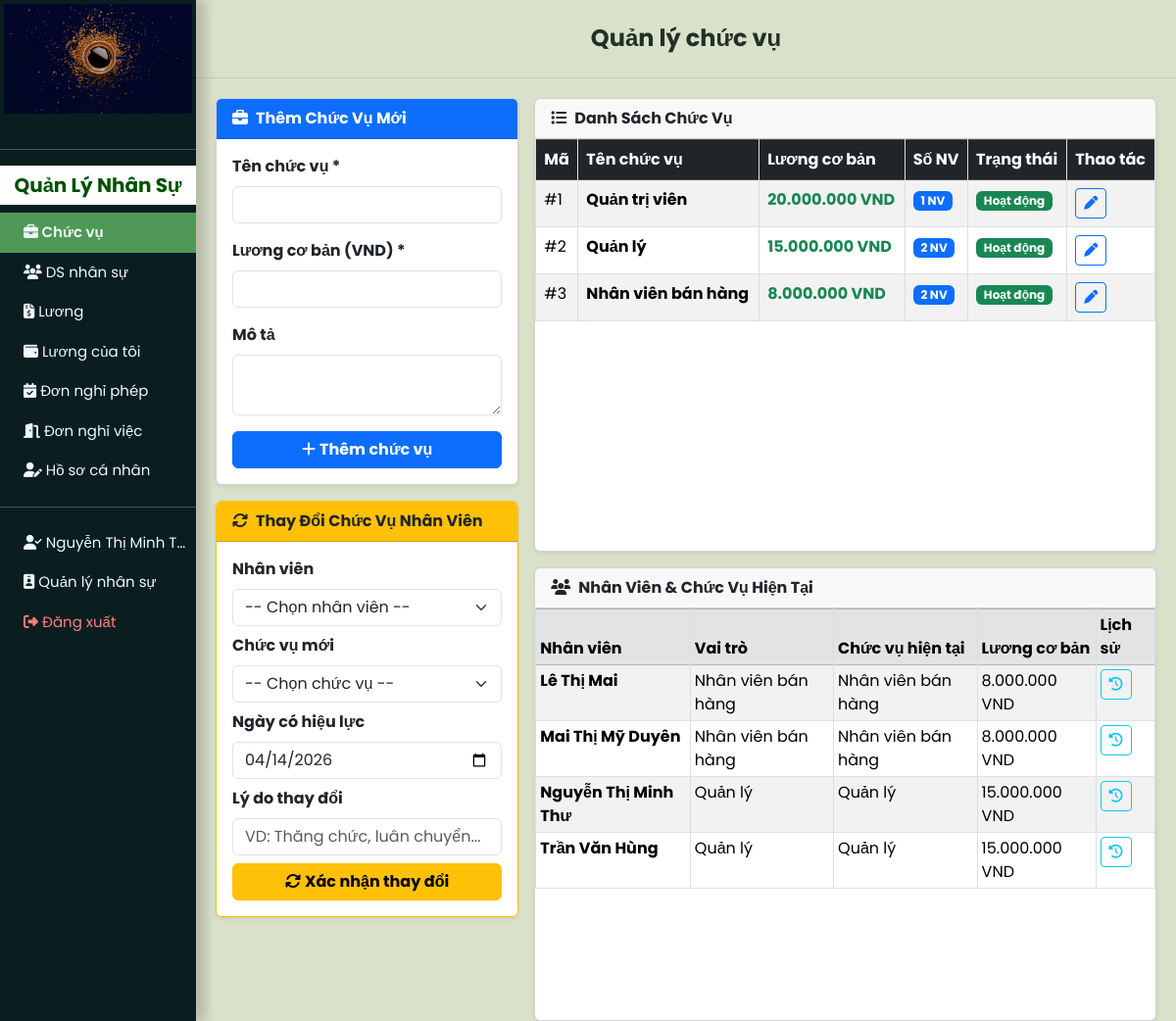
/user_page.php?chucvu (signed in), run on the app's committed database.
### tables this page shows
CREATE TABLE `accounts` (
  `account_id` int(11) NOT NULL,
  `full_name` varchar(150) NOT NULL,
  `email` varchar(150) NOT NULL,
  `password` varchar(255) NOT NULL,
  `role_id` int(11) NOT NULL DEFAULT 3,
  `position_id` int(11) DEFAULT NULL,
  `phone` varchar(20) DEFAULT NULL,
  `address` text DEFAULT NULL,
  `birth_date` date DEFAULT NULL,
  `gender` enum('nam','ná»¯','khÃ¡c') DEFAULT NULL,
  `hr_status` enum('active','resigned','on_leave') NOT NULL DEFAULT 'active',
  `system_status` enum('active','locked','disabled','pending') NOT NULL DEFAULT 'pending',
  `hire_date` date DEFAULT NULL,
  `created_at` timestamp NULL DEFAULT current_timestamp(),
  `updated_at` timestamp NULL DEFAULT current_timestamp() ON UPDATE current_timestamp()
);

CREATE TABLE `positions` (
  `position_id` int(11) NOT NULL,
  `position_name` varchar(100) NOT NULL,
  `base_salary` bigint(20) NOT NULL DEFAULT 0,
  `description` text DEFAULT NULL,
  `is_active` tinyint(1) NOT NULL DEFAULT 1,
  `created_at` timestamp NULL DEFAULT current_timestamp(),
  `updated_at` timestamp NULL DEFAULT current_timestamp() ON UPDATE current_timestamp()
);

CREATE TABLE `roles` (
  `id` int(11) NOT NULL,
  `name` varchar(50) NOT NULL,
  `display_name` varchar(100) NOT NULL DEFAULT ''
);

### src/views/chucvu.php (the view, shortened to what the rows shown need)
<?php
global $conn;
$positions_sql = "SELECT p.*, (SELECT COUNT(*) FROM accounts a WHERE a.position_id = p.position_id AND a.hr_status='active') AS employee_count
                  FROM positions p
                  WHERE p.position_id != 4
                  ORDER BY p.is_active DESC, p.base_salary DESC";
$pos_result = mysqli_query($conn, $positions_sql);
$positions = $pos_result ? mysqli_fetch_all($pos_result, MYSQLI_ASSOC) : [];
$emp_sql = "SELECT a.account_id, a.full_name, r.display_name AS role_name,
                   p.position_name AS current_position, p.position_id AS current_position_id
            FROM accounts a
            JOIN roles r ON r.id = a.role_id
            LEFT JOIN positions p ON p.position_id = a.position_id
            WHERE a.hr_status = 'active' AND a.role_id != 1 AND a.position_id != 4
            ORDER BY a.full_name";
$emp_result = mysqli_query($conn, $emp_sql);
$employees = $emp_result ? mysqli_fetch_all($emp_result, MYSQLI_ASSOC) : [];
?>
<div class="dash_board px-2">
    <div class="container-fluid">
        <div class="row g-3 mt-1">
            <div class="col-lg-8">
                <div class="card shadow-sm">
                    <div class="card-body p-0">
                        <table class="table table-striped table-hover table-bordered mb-0 text-center">
                            <thead class="table-dark">
                                <tr>
                                    <th>Mã</th>
                                    <th>Tên chức vụ</th>
                                    <th>Lương cơ bản</th>
                                    <th>Số NV</th>
                                    <th>Trạng thái</th>
                                    <th>Thao tác</th>
                                </tr>
                            </thead>
                            <tbody>
                                <?php foreach ($positions as $pos): ?>
                                <tr class="<?= !$pos['is_active'] ? 'table-secondary' : '' ?>">
                                    <td>#<?= $pos['position_id'] ?></td>
                                    <td class="text-start fw-bold"><?= htmlspecialchars($pos['position_name']) ?></td>
                                    <td class="text-success fw-bold"><?= number_format($pos['base_salary'],0,',','.') ?> VND</td>
                                    <td><span class="badge text-bg-primary"><?= $pos['employee_count'] ?> NV</span></td>
                                    <td>
                                        <span class="badge text-bg-<?= $pos['is_active'] ? 'success' : 'secondary' ?>">
                                            <?= $pos['is_active'] ? 'Hoạt động' : 'Ngừng' ?>
                                        </span>
                                    </td>
                                    <td>
                                        <a href="user_page.php?chucvu&edit_id=<?= $pos['position_id'] ?>"
                                           class="btn btn-sm btn-outline-primary">
                                            <i class="fa-solid fa-pen"></i>
                                        </a>
                                    </td>
                                </tr>
                                <?php endforeach; ?>
                            </tbody>
                        </table>
                    </div>
                </div>
                <div class="card shadow-sm mt-3">
                    <div class="card-body p-0">
                        <table class="table table-sm table-striped table-bordered mb-0 text-center">
                            <thead class="table-secondary">
                                <tr><th>Nhân viên</th><th>Vai trò</th><th>Chức vụ hiện tại</th><th>Lương cơ bản</th><th>Lịch sử</th></tr>
                            </thead>
                            <tbody>
                                <?php foreach ($employees as $emp): ?>
                                <tr>
                                    <td class="text-start fw-bold"><?= htmlspecialchars($emp['full_name']) ?></td>
                                    <td><?= htmlspecialchars($emp['role_name']) ?></td>
                                    <td><?= htmlspecialchars($emp['current_position'] ?? '<span class="text-muted">Chưa phân công</span>') ?></td>
                                    <td>
                                        <?php
                                        if ($emp['current_position_id']) {
                                            $ps = array_filter($positions, fn($p)=>$p['position_id']==$emp['current_position_id']);
                                            $ps = array_values($ps);
                                            echo $ps ? number_format($ps[0]['base_salary'],0,',','.') . ' VND' : '-';
                                        } else echo '-';
                                        ?>
                                    </td>
                                    <td>
                                        <button class="btn btn-xs btn-outline-info btn-sm"
                                                onclick="viewHistory(<?= $emp['account_id'] ?>, '<?= htmlspecialchars($emp['full_name'], ENT_QUOTES) ?>')">
                                            <i class="fa-solid fa-clock-rotate-left"></i>
                                        </button>
                                    </td>
                                </tr>
                                <?php endforeach; ?>
                            </tbody>
                        </table>
                    </div>
                </div>
            </div>
        </div>
    </div>
</div>
</div>
</div>

### src/views/layouts/user_layout_start.php (shortened to what the rows shown need)
<!DOCTYPE html>
<html lang="en">
<head>
    <link href="https://cdn.jsdelivr.net/npm/bootstrap@5.3.3/dist/css/bootstrap.min.css" rel="stylesheet" />
    <link rel="stylesheet" href="https://cdnjs.cloudflare.com/ajax/libs/font-awesome/6.5.1/css/all.min.css" />
    <link rel="stylesheet" href="css/style.css" />
</head>
<?php
$roleName = currentRole();
$isManagerRole = $roleName === AppRole::MANAGER;
?>
<?php
$currentTitle = 'COFFEE SHOP';
if (isset($_GET['home'])) {
    $currentTitle = 'COFFEE SHOP';
} elseif (isset($_GET['dashboard'])) {
    $currentTitle = 'COFFEE SHOP';
} elseif (isset($_GET['sanpham'])) {
    $currentTitle = 'Sản phẩm';
} elseif (isset($_GET['phieunhap'])) {
    $currentTitle = 'Phiếu nhập kho';
} elseif (isset($_GET['phieuxuat'])) {
    $currentTitle = 'Phiếu xuất kho';
} elseif (isset($_GET['kho_thongke'])) {
    $currentTitle = 'Thống kê tồn kho';
} elseif (isset($_GET['baocao_kho'])) {
    $currentTitle = 'Báo cáo kho';
} elseif (isset($_GET['baocao_kinhdoanh'])) {
    $currentTitle = 'Báo cáo kinh doanh';
} elseif (isset($_GET['baocao_nhansu'])) {
    $currentTitle = 'Báo cáo nhân sự';
} elseif (isset($_GET['nhacungcap'])) {
    $currentTitle = 'Quản lý nhà cung cấp';
} elseif (isset($_GET['loai'])) {
    $currentTitle = 'Loại sản phẩm';
} elseif (isset($_GET['donhang'])) {
    $currentTitle = 'Đơn hàng';
} elseif (isset($_GET['khachhang'])) {
    $currentTitle = 'Khách hàng';
} elseif (isset($_GET['nhansu'])) {
    $currentTitle = 'Nhân sự';
} elseif (isset($_GET['chucvu'])) {
    $currentTitle = 'Quản lý chức vụ';
} elseif (isset($_GET['bangluong'])) {
    $currentTitle = 'Bảng lương';
} elseif (isset($_GET['luong_ca_nhan'])) {
    $currentTitle = 'Lương của tôi';
} elseif (isset($_GET['donnghi'])) {
    $currentTitle = 'Đơn nghỉ phép';
} elseif (isset($_GET['donnghiviec'])) {
    $currentTitle = 'Đơn nghỉ việc';
} elseif (isset($_GET['profile'])) {
    $currentTitle = 'Hồ sơ cá nhân';
} elseif (isset($_GET['thongke'])) {
    $currentTitle = 'Thống kê';
}
?>
<body class="app-shell">
    <div class="nav-side p-0">
        <div class="logo p-1 justify-content-center text-center">
            <a href="user_page.php?home"> <img src="img/logo.jpg" alt="Logo"></a>
        </div>
        <div class="navs pt-3">
        </div>
        <?php if ($isManagerRole) : ?>
            <hr>
            <div class="container-fluid admin-head">
                <h5 class="text-center py-2 fw-bold">Quản Lý Nhân Sự</h5>
            </div>
            <div class="navs text-center p-0">
                <div class="container-fluid">
                    <a class="text-truncate <?= isset($_GET['chucvu']) ? 'active' : '' ?>"
                       href="user_page.php?chucvu"><i class="fa-solid fa-briefcase"></i> Chức vụ</a>
                </div>
                <div class="container-fluid">
                    <a class="text-truncate <?= isset($_GET['nhansu']) ? 'active' : '' ?>"
                       href="user_page.php?nhansu"><i class="fa-solid fa-users"></i> DS nhân sự</a>
                </div>
                <div class="container-fluid">
                    <a class="text-truncate <?= isset($_GET['bangluong']) ? 'active' : '' ?>"
                       href="user_page.php?bangluong"><i class="fa-solid fa-file-invoice-dollar"></i> Lương</a>
                </div>
                <div class="container-fluid">
                    <a class="text-truncate <?= isset($_GET['luong_ca_nhan']) ? 'active' : '' ?>"
                       href="user_page.php?luong_ca_nhan"><i class="fa-solid fa-wallet"></i> Lương của tôi</a>
                </div>
                <div class="container-fluid">
                    <a class="text-truncate <?= isset($_GET['donnghi']) ? 'active' : '' ?>"
                       href="user_page.php?donnghi">
                        <i class="fa-solid fa-calendar-check"></i> Đơn nghỉ phép
                    </a>
                </div>
                <div class="container-fluid">
                    <a class="text-truncate <?= isset($_GET['donnghiviec']) ? 'active' : '' ?>"
                       href="user_page.php?donnghiviec"><i class="fa-solid fa-door-open"></i> Đơn nghỉ việc</a>
                </div>
                <div class="container-fluid">
                    <a class="text-truncate <?= isset($_GET['profile']) ? 'active' : '' ?>"
                       href="user_page.php?profile"><i class="fa-solid fa-user-pen"></i> Hồ sơ cá nhân</a>
                </div>
            </div>
        <?php endif; ?>
        <div class="navs text-center p-0">
            <hr class="mt-3">
            <div class="container-fluid">
                <a class="text-truncate"><i class="fa-solid fa-user-check"></i> <?= $user_name ?? '' ?></a>
            </div>
            <div class="container-fluid">
                <a class="text-truncate"><i class="fa-solid fa-id-badge"></i> <?= roleLabel(currentRole()) ?></a>
            </div>
            <div class="    container-fluid logout-btn">
                <a class="text-truncate" href="logout.php"><i class="fa-solid fa-right-from-bracket"></i> Đăng xuất</a>
            </div>
        </div>
    </div>
    <div class="app-right">
        <?php if (!isset($_GET['home']) && !isset($_GET['dashboard'])): ?>
        <div class="app-topbar px-3">
            <h4 class="mb-0 fw-bold"><?= htmlspecialchars($currentTitle) ?></h4>
        </div>
        <?php endif; ?>
        <div class="main p-0 <?= (isset($_GET['home']) || isset($_GET['dashboard'])) ? 'h-100' : '' ?>">

### data on the page
accounts: full_name "Nguyễn Thị Minh T…", full_name "Nguyễn Thị Minh Thư", role.display_name "Quản lý", position.position_name "Quản lý", position.base_salary "15.000.000"
positions: position_id "1", position_name "Quản trị viên", base_salary "20.000.000", employee_count "1", is_active "Hoạt động"
positions: position_id "2", position_name "Quản lý", base_salary "15.000.000", employee_count "2", is_active "Hoạt động"
positions: position_id "3", position_name "Nhân viên bán hàng", base_salary "8.000.000", employee_count "2", is_active "Hoạt động"
accounts: full_name "Lê Thị Mai", role.display_name "Nhân viên bán hàng", position.position_name "Nhân viên bán hàng", position.base_salary "8.000.000"
accounts: full_name "Mai Thị Mỹ Duyên", role.display_name "Nhân viên bán hàng", position.position_name "Nhân viên bán hàng", position.base_salary "8.000.000"
accounts: full_name "Trần Văn Hùng", role.display_name "Quản lý", position.position_name "Quản lý", position.base_salary "15.000.000"

### other printed values
roleLabel(currentRole()) "Quản lý nhân sự"
$currentTitle "Quản lý chức vụ"
